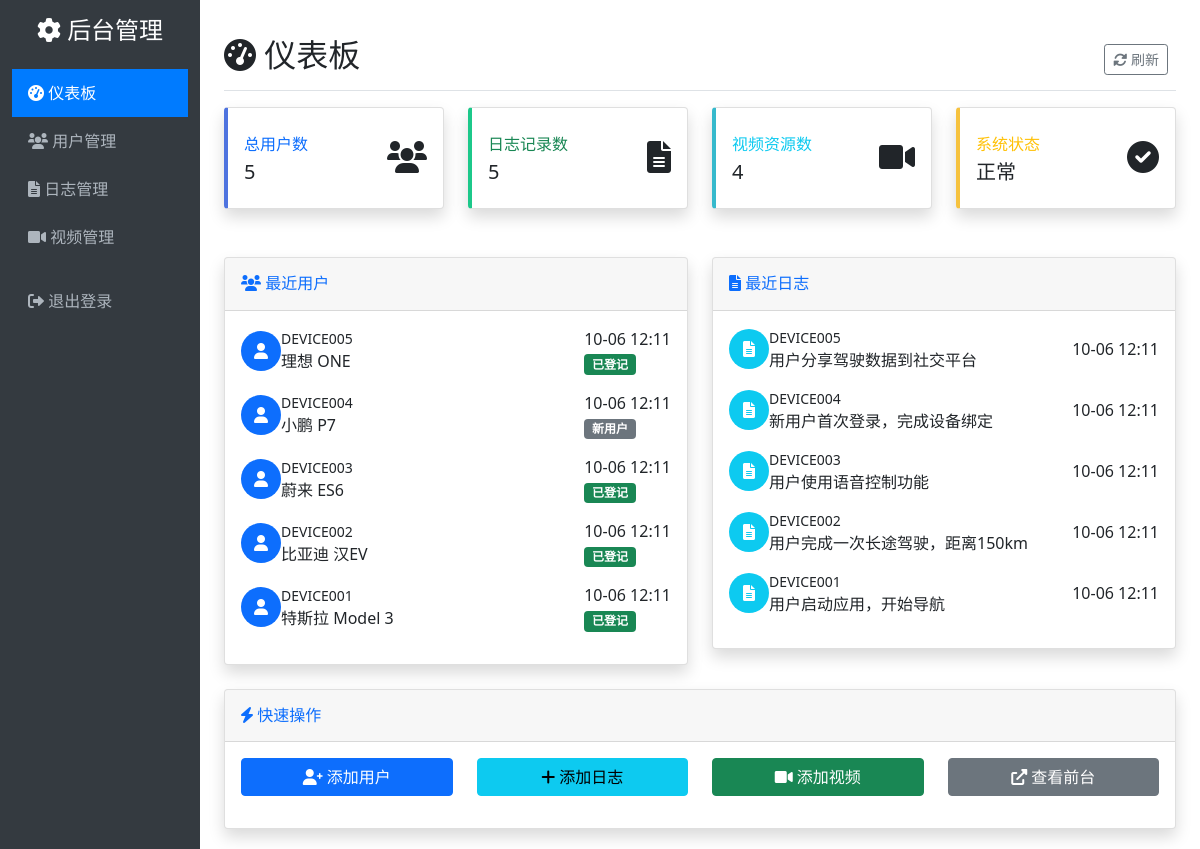
The page /admin (signed in) on the database its author committed.
### app.py (models this page shows, shortened)
class User(db.Model):
    __tablename__ = 'users'
    id = db.Column(db.Integer, primary_key=True)
    device_id = db.Column(db.String(100), unique=True, nullable=False)
    usage_count = db.Column(db.Integer, default=0)
    usage_duration = db.Column(db.Float, default=0.0)  # 使用时长（小时）
    total_distance = db.Column(db.Float, default=0.0)  # 累计距离（公里）
    modify_time = db.Column(db.DateTime, default=datetime.utcnow)
    sponsor_amount = db.Column(db.Float, default=0.0)  # 赞助金额
    user_type = db.Column(db.Integer, default=0)  # 用户等级：-1-管理员专用，0-未知用户，1-新用户，2-支持者，3-赞助者，4-铁粉
    car_model = db.Column(db.String(100), default='')  # 车型信息
    wechat_name = db.Column(db.String(100), default='')  # 微信名
    email = db.Column(db.String(200), default='')  # 绑定邮箱
    login_method = db.Column(db.String(20), default='')  # 登录方式: email / github
    github_name = db.Column(db.String(100), default='')  # GitHub 用户名

class Log(db.Model):
    __tablename__ = 'logs'
    id = db.Column(db.Integer, primary_key=True)
    device_id = db.Column(db.String(100), nullable=False)
    log_time = db.Column(db.DateTime, default=datetime.utcnow)
    operation_record = db.Column(db.Text, nullable=False)

### app.py (the view)
@app.route('/admin')
@login_required
def admin_dashboard():
    users_count = User.query.count()
    logs_count = Log.query.count()
    videos_count = Video.query.count()
    recent_users = User.query.order_by(User.modify_time.desc()).limit(5).all()
    recent_logs = Log.query.order_by(Log.log_time.desc()).limit(5).all()
    return render_template('admin/dashboard.html',
                         users_count=users_count,
                         logs_count=logs_count,
                         videos_count=videos_count,
                         recent_users=recent_users,
                         recent_logs=recent_logs)

### app.py (called while the page is built)
def login_required(f):
    @wraps(f)
    def decorated_function(*args, **kwargs):
        if not session.get('logged_in'):
            return redirect(url_for('admin_login'))
        return f(*args, **kwargs)
    return decorated_function

### templates/admin/dashboard.html (shortened to what this page needs)
{% extends "admin/base.html" %}
{% block content %}
<div class="d-flex justify-content-between flex-wrap flex-md-nowrap align-items-center pt-3 pb-2 mb-3 border-bottom">
    <h1 class="h2">
        <i class="fas fa-tachometer-alt"></i> 仪表板
    </h1>
    <div class="btn-toolbar mb-2 mb-md-0">
        <div class="btn-group me-2">
            <button type="button" class="btn btn-sm btn-outline-secondary" onclick="location.reload()">
                <i class="fas fa-sync-alt"></i> 刷新
            </button>
        </div>
    </div>
</div>
<div class="row mb-4">
    <div class="col-xl-3 col-md-6 mb-4">
        <div class="card border-left-primary shadow h-100 py-2">
            <div class="card-body">
                <div class="row no-gutters align-items-center">
                    <div class="col mr-2">
                        <div class="text-xs font-weight-bold text-primary text-uppercase mb-1">
                            总用户数
                        </div>
                        <div class="h5 mb-0 font-weight-bold text-gray-800">{{ users_count }}</div>
                    </div>
                    <div class="col-auto">
                        <i class="fas fa-users fa-2x text-gray-300"></i>
                    </div>
                </div>
            </div>
        </div>
    </div>
    <div class="col-xl-3 col-md-6 mb-4">
        <div class="card border-left-success shadow h-100 py-2">
            <div class="card-body">
                <div class="row no-gutters align-items-center">
                    <div class="col mr-2">
                        <div class="text-xs font-weight-bold text-success text-uppercase mb-1">
                            日志记录数
                        </div>
                        <div class="h5 mb-0 font-weight-bold text-gray-800">{{ logs_count }}</div>
                    </div>
                    <div class="col-auto">
                        <i class="fas fa-file-alt fa-2x text-gray-300"></i>
                    </div>
                </div>
            </div>
        </div>
    </div>
    <div class="col-xl-3 col-md-6 mb-4">
        <div class="card border-left-info shadow h-100 py-2">
            <div class="card-body">
                <div class="row no-gutters align-items-center">
                    <div class="col mr-2">
                        <div class="text-xs font-weight-bold text-info text-uppercase mb-1">
                            视频资源数
                        </div>
                        <div class="h5 mb-0 font-weight-bold text-gray-800">{{ videos_count }}</div>
                    </div>
                    <div class="col-auto">
                        <i class="fas fa-video fa-2x text-gray-300"></i>
                    </div>
                </div>
            </div>
        </div>
    </div>
    <div class="col-xl-3 col-md-6 mb-4">
        <div class="card border-left-warning shadow h-100 py-2">
            <div class="card-body">
                <div class="row no-gutters align-items-center">
                    <div class="col mr-2">
                        <div class="text-xs font-weight-bold text-warning text-uppercase mb-1">
                            系统状态
                        </div>
                        <div class="h5 mb-0 font-weight-bold text-gray-800">正常</div>
                    </div>
                    <div class="col-auto">
                        <i class="fas fa-check-circle fa-2x text-gray-300"></i>
                    </div>
                </div>
            </div>
        </div>
    </div>
</div>
<div class="row">
    <div class="col-lg-6 mb-4">
        <div class="card shadow">
            <div class="card-header py-3 d-flex flex-row align-items-center justify-content-between">
                <h6 class="m-0 font-weight-bold text-primary">
                    <i class="fas fa-users"></i> 最近用户
                </h6>
            </div>
            <div class="card-body">
                {% if recent_users %}
                    {% for user in recent_users %}
                    <div class="d-flex align-items-center mb-3">
                        <div class="mr-3">
                            <div class="icon-circle bg-primary">
                                <i class="fas fa-user text-white"></i>
                            </div>
                        </div>
                        <div class="flex-grow-1">
                            <div class="small text-gray-500">{{ user.device_id }}</div>
                            <div class="text-xs">{{ user.car_model or '未设置车型' }}</div>
                        </div>
                        <div class="text-right">
                            <div class="text-xs text-gray-500">
                                {{ user.modify_time.strftime('%m-%d %H:%M') if user.modify_time else '未知' }}
                            </div>
                            <span class="badge bg-{{ 'success' if user.user_type == 1 else 'secondary' }}">
                                {{ '已登记' if user.user_type == 1 else '新用户' }}
                            </span>
                        </div>
                    </div>
                    {% endfor %}
                {% else %}
                    <div class="text-center py-3">
                        <i class="fas fa-users fa-2x text-muted mb-2"></i>
                        <p class="text-muted mb-0">暂无用户数据</p>
                    </div>
                {% endif %}
            </div>
        </div>
    </div>
    <div class="col-lg-6 mb-4">
        <div class="card shadow">
            <div class="card-header py-3 d-flex flex-row align-items-center justify-content-between">
                <h6 class="m-0 font-weight-bold text-primary">
                    <i class="fas fa-file-alt"></i> 最近日志
                </h6>
            </div>
            <div class="card-body">
                {% if recent_logs %}
                    {% for log in recent_logs %}
                    <div class="d-flex align-items-center mb-3">
                        <div class="mr-3">
                            <div class="icon-circle bg-info">
                                <i class="fas fa-file-alt text-white"></i>
                            </div>
                        </div>
                        <div class="flex-grow-1">
                            <div class="small text-gray-500">{{ log.device_id }}</div>
                            <div class="text-xs">{{ log.operation_record[:50] }}{% if log.operation_record|length > 50 %}...{% endif %}</div>
                        </div>
                        <div class="text-right">
                            <div class="text-xs text-gray-500">
                                {{ log.log_time.strftime('%m-%d %H:%M') if log.log_time else '未知' }}
                            </div>
                        </div>
                    </div>
                    {% endfor %}
                {% else %}
                    <div class="text-center py-3">
                        <i class="fas fa-file-alt fa-2x text-muted mb-2"></i>
                        <p class="text-muted mb-0">暂无日志数据</p>
                    </div>
                {% endif %}
            </div>
        </div>
    </div>
</div>
<div class="row">
    <div class="col-12">
        <div class="card shadow">
            <div class="card-header py-3">
                <h6 class="m-0 font-weight-bold text-primary">
                    <i class="fas fa-bolt"></i> 快速操作
                </h6>
            </div>
            <div class="card-body">
                <div class="row">
                    <div class="col-md-3 mb-3">
                        <a href="{{ url_for('admin_users_add') }}" class="btn btn-primary btn-block w-100">
                            <i class="fas fa-user-plus"></i> 添加用户
                        </a>
                    </div>
                    <div class="col-md-3 mb-3">
                        <a href="{{ url_for('admin_logs_add') }}" class="btn btn-info btn-block w-100">
                            <i class="fas fa-plus"></i> 添加日志
                        </a>
                    </div>
                    <div class="col-md-3 mb-3">
                        <a href="{{ url_for('admin_videos_add') }}" class="btn btn-success btn-block w-100">
                            <i class="fas fa-video"></i> 添加视频
                        </a>
                    </div>
                    <div class="col-md-3 mb-3">
                        <a href="/" class="btn btn-secondary btn-block w-100" target="_blank">
                            <i class="fas fa-external-link-alt"></i> 查看前台
                        </a>
                    </div>
                </div>
            </div>
        </div>
    </div>
</div>
{% endblock %}

### templates/admin/base.html (shortened to what this page needs)
<!DOCTYPE html>
<html lang="zh-CN">
<head>
    <link href="https://cdn.jsdelivr.net/npm/bootstrap@5.1.3/dist/css/bootstrap.min.css" rel="stylesheet">
    <link href="https://cdnjs.cloudflare.com/ajax/libs/font-awesome/6.0.0/css/all.min.css" rel="stylesheet">
</head>
<body>
    <div class="container-fluid">
        <div class="row">
            <nav class="col-md-3 col-lg-2 d-md-block sidebar collapse">
                <div class="position-sticky pt-3">
                    <div class="text-center mb-4">
                        <h4 class="text-white">
                            <i class="fas fa-cog"></i> 后台管理
                        </h4>
                    </div>
                    <ul class="nav flex-column">
                        <li class="nav-item">
                            <a class="nav-link {% if request.endpoint == 'admin_dashboard' %}active{% endif %}" href="{{ url_for('admin_dashboard') }}">
                                <i class="fas fa-tachometer-alt"></i> 仪表板
                            </a>
                        </li>
                        <li class="nav-item">
                            <a class="nav-link {% if request.endpoint == 'admin_users' %}active{% endif %}" href="{{ url_for('admin_users') }}">
                                <i class="fas fa-users"></i> 用户管理
                            </a>
                        </li>
                        <li class="nav-item">
                            <a class="nav-link {% if request.endpoint == 'admin_logs' %}active{% endif %}" href="{{ url_for('admin_logs') }}">
                                <i class="fas fa-file-alt"></i> 日志管理
                            </a>
                        </li>
                        <li class="nav-item">
                            <a class="nav-link {% if request.endpoint == 'admin_videos' %}active{% endif %}" href="{{ url_for('admin_videos') }}">
                                <i class="fas fa-video"></i> 视频管理
                            </a>
                        </li>
                        <li class="nav-item mt-3">
                            <a class="nav-link" href="{{ url_for('admin_logout') }}">
                                <i class="fas fa-sign-out-alt"></i> 退出登录
                            </a>
                        </li>
                    </ul>
                </div>
            </nav>
            <main class="col-md-9 ms-sm-auto col-lg-10 px-md-4 main-content">
                {% block content %}{% endblock %}
            </main>
        </div>
    </div>
</body>
</html>

### templates/admin/base.html (style rules this page uses)
.sidebar { min-height: 100vh; background-color: #343a40; }
.sidebar .nav-link { color: #adb5bd; padding: 0.75rem 1rem; }
.sidebar .nav-link.active { color: #fff; background-color: #007bff; }
.main-content { margin-left: 250px; padding: 20px; }

### templates/admin/dashboard.html (style rules this page uses)
.border-left-primary { border-left: 0.25rem solid #4e73df !important; }
.border-left-success { border-left: 0.25rem solid #1cc88a !important; }
.border-left-info { border-left: 0.25rem solid #36b9cc !important; }
.border-left-warning { border-left: 0.25rem solid #f6c23e !important; }
.icon-circle { height: 2.5rem; width: 2.5rem; border-radius: 100%; display: flex; align-items: center; justify-content: center; }

### rows shown on the page
User: device_id "DEVICE005", car_model "理想 ONE", modify_time "10-06 12:11", user_type "已登记"
User: device_id "DEVICE004", car_model "小鹏 P7", modify_time "10-06 12:11", user_type "新用户"
User: device_id "DEVICE003", car_model "蔚来 ES6", modify_time "10-06 12:11", user_type "已登记"
User: device_id "DEVICE002", car_model "比亚迪 汉EV", modify_time "10-06 12:11", user_type "已登记"
User: device_id "DEVICE001", car_model "特斯拉 Model 3", modify_time "10-06 12:11", user_type "已登记"
Log: device_id "DEVICE005", operation_record "用户分享驾驶数据到社交平台", log_time "10-06 12:11"
Log: device_id "DEVICE004", operation_record "新用户首次登录，完成设备绑定", log_time "10-06 12:11"
Log: device_id "DEVICE003", operation_record "用户使用语音控制功能", log_time "10-06 12:11"
Log: device_id "DEVICE002", operation_record "用户完成一次长途驾驶，距离150km", log_time "10-06 12:11"
Log: device_id "DEVICE001", operation_record "用户启动应用，开始导航", log_time "10-06 12:11"

### other values the page prints
{{ users_count }} "5"
{{ logs_count }} "5"
{{ videos_count }} "4"
